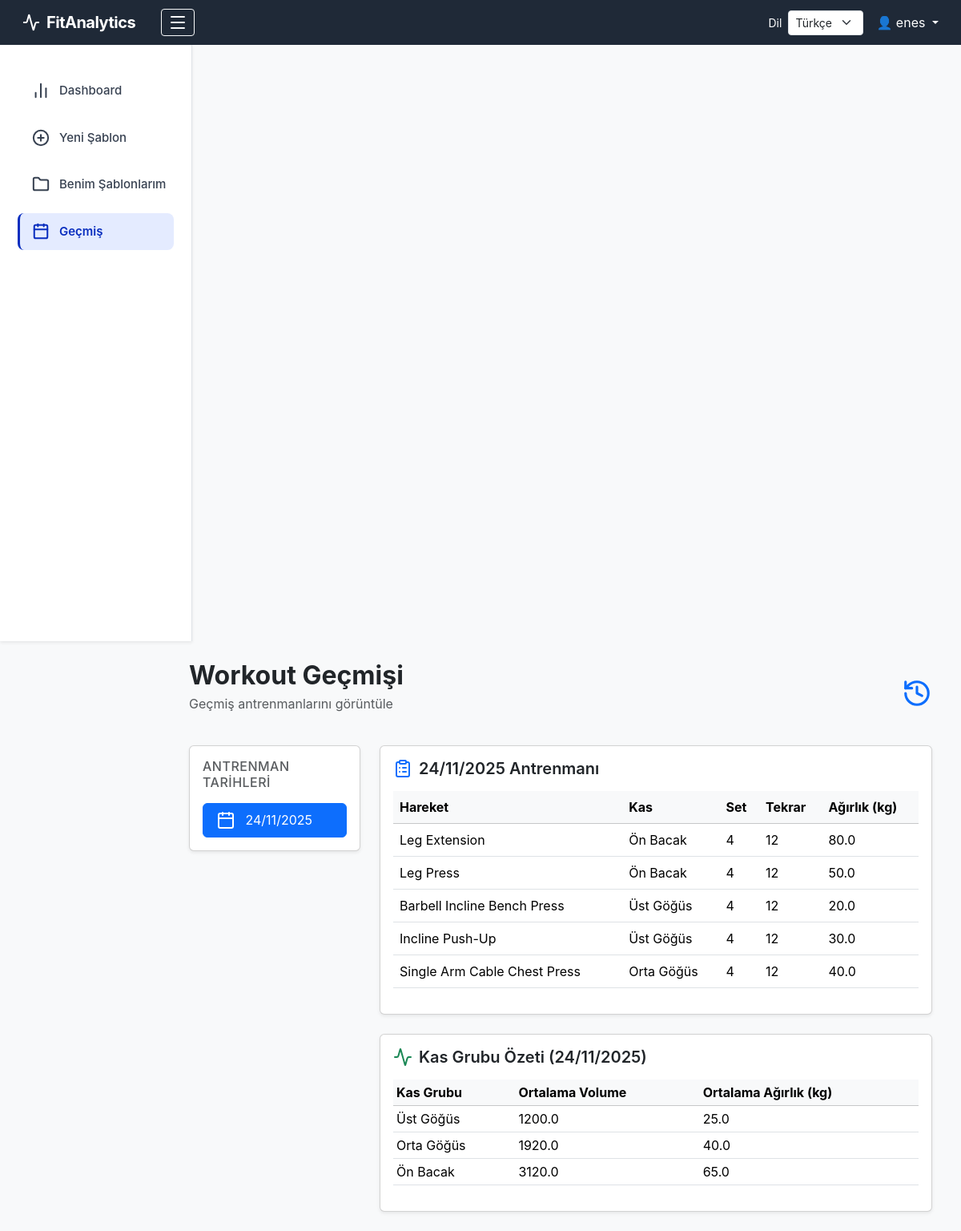
Page /history (signed in) on the earlier database version.
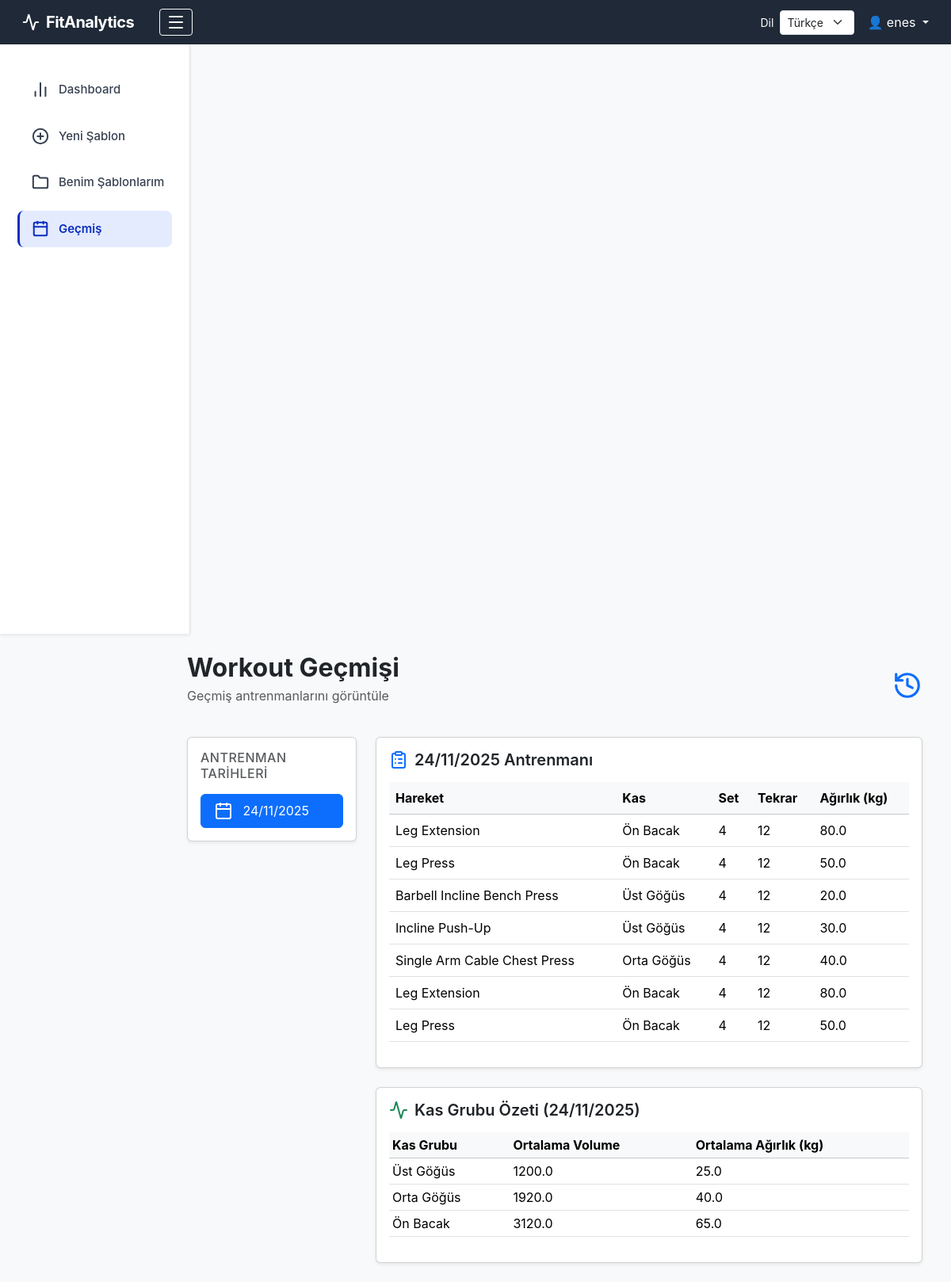
Same page on the later database version.
### tables this page shows
CREATE TABLE exercises (
    exercise_id      INTEGER PRIMARY KEY AUTOINCREMENT,
    workout_id       INTEGER NOT NULL,
    exercise_name    TEXT NOT NULL,           -- ham text
    muscle_id        INTEGER NOT NULL,        -- canonical muscle
    exercise_lib_id  INTEGER,                 -- link to library (optional)
    sets             INTEGER,
    reps             INTEGER,
    weight_kg        REAL,
    volume           REAL,                    -- sets * reps * weight
    FOREIGN KEY (workout_id) REFERENCES workouts(workout_id),
    FOREIGN KEY (muscle_id) REFERENCES muscles(muscle_id),
    FOREIGN KEY (exercise_lib_id) REFERENCES exercise_library(exercise_lib_id)
);

CREATE TABLE muscles (
    muscle_id       INTEGER PRIMARY KEY AUTOINCREMENT,
    code            TEXT UNIQUE NOT NULL,     -- CHEST_UPPER, BACK_LATS...
    primary_region  TEXT NOT NULL,            -- CHEST, BACK, ARMS, LEGS, CORE...
    sub_region      TEXT,                     -- UPPER, LOWER, LATS, OBLIQUES...
    name_en         TEXT NOT NULL,
    name_tr         TEXT NOT NULL
);

### app/blueprints/workouts.py (the view)
@main.route("/history")
def history():
    if "user_id" not in session:
        return redirect(url_for("main.login"))
    user_id = session["user_id"]
    conn = get_connection()
    cur = conn.cursor()
    cur.execute("""
        SELECT DISTINCT workout_date
        FROM workouts
        WHERE user_id = ?
        ORDER BY workout_date DESC
    """, (user_id,))
    dates = [r["workout_date"] for r in cur.fetchall()]
    selected = request.args.get("date", dates[0] if dates else None)
    exercises = []
    summary = []
    if selected:
        cur.execute("""
            SELECT e.exercise_name, m.name_tr AS muscle,
                   e.sets, e.reps, e.weight_kg
            FROM exercises e
            JOIN muscles m ON m.muscle_id = e.muscle_id
            JOIN workouts w ON w.workout_id = e.workout_id
            WHERE w.user_id = ? AND w.workout_date = ?
        """, (user_id, selected))
        exercises = cur.fetchall()
        cur.execute("""
            SELECT m.name_tr AS muscle,
                   AVG(e.sets * e.reps * e.weight_kg) AS avg_volume,
                   AVG(e.weight_kg) AS avg_weight
            FROM exercises e
            JOIN muscles m ON e.muscle_id = m.muscle_id
            JOIN workouts w ON w.workout_id = e.workout_id
            WHERE w.user_id = ? AND w.workout_date = ?
            GROUP BY m.muscle_id
        """, (user_id, selected))
        summary = cur.fetchall()
    conn.close()
    return render_template(
        "history.html",
        dates=dates,
        selected_date=selected,
        exercises=exercises,
        summary=summary
    )

### app/database.py (called while the page is built)
def get_connection():
    conn = sqlite3.connect(DB_PATH)
    conn.row_factory = sqlite3.Row
    return conn

### app/templates/history.html
{% extends "layout.html" %}
{% block content %}
<div class="container-fluid">
    <div class="d-flex justify-content-between align-items-center mb-4">
        <div>
            <h2 class="fw-bold mb-1">Workout Geçmişi</h2>
            <p class="text-muted">Geçmiş antrenmanlarını görüntüle</p>
        </div>
        <i data-lucide="history" class="text-primary" style="width:38px;height:38px;"></i>
    </div>
    <div class="row">
        <div class="col-md-3 mb-4">
            <div class="card shadow-sm">
                <div class="card-body">
                    <h6 class="text-uppercase text-muted mb-3" style="letter-spacing:.5px;">
                        Antrenman Tarihleri
                    </h6>
                    <div class="list-group">
                        {% for d in dates %}
                        <a href="{{ url_for('main.history', date=d) }}"
                           class="list-group-item list-group-item-action
                           {% if selected_date == d %} active {% endif %}">
                            <i data-lucide="calendar" class="me-2"></i>
                            {{ d | format_date }}
                        </a>
                        {% endfor %}
                    </div>
                </div>
            </div>
        </div>
        <div class="col-md-9">
            <div class="card shadow-sm">
                <div class="card-body">
                    <h5 class="fw-semibold mb-3 d-flex align-items-center">
                        <i data-lucide="clipboard-list" class="me-2 text-primary"></i>
                        {{ selected_date | format_date}} Antrenmanı
                    </h5>
                    {% if exercises %}
                    <div class="table-responsive">
                        <table class="table table-hover align-middle">
                            <thead class="table-light">
                                <tr>
                                    <th>Hareket</th>
                                    <th>Kas</th>
                                    <th>Set</th>
                                    <th>Tekrar</th>
                                    <th>Ağırlık (kg)</th>
                                </tr>
                            </thead>
                            <tbody>
                                {% for ex in exercises %}
                                <tr>
                                    <td>{{ ex.exercise_name }}</td>
                                    <td>{{ ex.muscle }}</td>
                                    <td>{{ ex.sets }}</td>
                                    <td>{{ ex.reps }}</td>
                                    <td>{{ ex.weight_kg }}</td>
                                </tr>
                                {% endfor %}
                            </tbody>
                        </table>
                    </div>
                    {% else %}
                    <p class="text-muted">Bu tarihe ait kayıtlı hareket bulunmuyor.</p>
                    {% endif %}
                </div>
            </div>
            {% if summary %}
            <div class="card shadow-sm mt-4">
                <div class="card-body">
                    <h5 class="fw-semibold mb-3 d-flex align-items-center">
                        <i data-lucide="activity" class="me-2 text-success"></i>
                        Kas Grubu Özeti ({{ selected_date | format_date }})
                    </h5>
                    <div class="table-responsive">
                        <table class="table table-sm align-middle">
                            <thead class="table-light">
                                <tr>
                                    <th>Kas Grubu</th>
                                    <th>Ortalama Volume</th>
                                    <th>Ortalama Ağırlık (kg)</th>
                                </tr>
                            </thead>
                            <tbody>
                                {% for row in summary %}
                                <tr>
                                    <td>{{ row.muscle }}</td>
                                    <td>{{ row.avg_volume | round(2) }}</td>
                                    <td>{{ row.avg_weight | round(2) }}</td>
                                </tr>
                                {% endfor %}
                            </tbody>
                        </table>
                    </div>
                </div>
            </div>
            {% endif %}
        </div>
    </div>
</div>
{% endblock %}

### app/templates/layout.html (shortened to what this page needs)
<!DOCTYPE html>
<html lang="{{ current_language }}">
<head>
    <link rel="stylesheet"
          href="https://cdn.jsdelivr.net/npm/bootstrap@5.3.2/dist/css/bootstrap.min.css">
    <link rel="stylesheet" href="{{ url_for('static', filename='style.css') }}">
</head>
<body class="bg-light">
    <nav class="navbar navbar-dark bg-dark px-3">
        <div class="container-fluid d-flex align-items-center">
            <a class="navbar-brand fw-bold d-flex align-items-center gap-2"
            href="{{ url_for('main.dashboard') }}">
                <i data-lucide="activity" class="sidebar-icon"></i>
                <span>FitAnalytics</span>
            </a>
            <button id="sidebarToggle" class="btn btn-outline-light btn-sm ms-3">
                <i data-lucide="menu"></i>
            </button>
            <form method="POST"
                  action="{{ url_for('main.set_language') }}"
                  class="d-flex align-items-center ms-auto me-3">
                <label class="text-white me-2 small mb-0">{{ t.language_label }}</label>
                <select class="form-select form-select-sm"
                        name="language"
                        onchange="this.form.submit()">
                    {% for code, label in language_names.items() %}
                    <option value="{{ code }}" {% if current_language == code %}selected{% endif %}>
                        {{ label }}
                    </option>
                    {% endfor %}
                </select>
            </form>
            {% if session.get("user_name") %}
            <div class="dropdown text-white">
                <a class="text-white text-decoration-none dropdown-toggle"
                   href="#" role="button" data-bs-toggle="dropdown">
                    👤 {{ session["user_name"] }}
                </a>
            </div>
            {% endif %}
        </div>
    </nav>
    <div class="container-fluid">
        <div class="row app-layout">
            <nav id="sidebar" class="sidebar-modern col-md-3 col-lg-2 bg-white border-end shadow-sm">
                <div class="d-flex flex-column pt-3">
                    <a class="nav-link sidebar-item {% if request.path == '/' %} active-link {% endif %}"
                       href="{{ url_for('main.dashboard') }}">
                        <i data-lucide="bar-chart-2" class="sidebar-icon"></i>
                        <span class="link-text">{{ t.nav_dashboard }}</span>
                    </a>
                    <a class="nav-link sidebar-item {% if request.path.startswith('/add-template') %} active-link {% endif %}"
                       href="{{ url_for('main.add_template') }}">
                        <i data-lucide="plus-circle" class="sidebar-icon"></i>
                        <span class="link-text">
                            {% if current_language == 'tr' %}Yeni Şablon{% else %}New Template{% endif %}
                        </span>
                    </a>
                    <a class="nav-link sidebar-item {% if request.path.startswith('/my-templates') %} active-link {% endif %}"
                       href="{{ url_for('main.my_templates') }}">
                        <i data-lucide="folder" class="sidebar-icon"></i>
                        <span class="link-text">
                            {% if current_language == 'tr' %}Benim Şablonlarım{% else %}My Templates{% endif %}
                        </span>
                    </a>
                    <a class="nav-link sidebar-item {% if request.path.startswith('/history') %} active-link {% endif %}"
                       href="{{ url_for('main.history') }}">
                        <i data-lucide="calendar" class="sidebar-icon"></i>
                        <span class="link-text">{{ t.nav_history }}</span>
                    </a>
                </div>
            </nav>
            <main id="mainContent" class="col-md-9 ms-sm-auto col-lg-10 px-md-4 py-4">
                {% block content %}{% endblock %}
            </main>
        </div>
    </div>
</body>
</html>

### app/static/style.css (style rules this page uses)
body { background-color: #f4f6fb !important; font-family: 'Inter', sans-serif; }
.navbar { background-color: #1f2937 !important; }
.navbar-brand { font-size: 20px; letter-spacing: -0.5px; }
#sidebar { width: 240px; min-height: calc(100vh - 56px); background: #ffffff; border-right: 1px solid #e5e7eb; transition: width 0.25s ease; overflow: hidden; padding-top: 12px; }
.sidebar-item { display: flex; align-items: center; gap: 12px; padding: 12px 18px; font-size: 15px; font-weight: 500; color: #374151 !important; border-radius: 8px; margin: 6px 10px; white-space: nowrap; transition: background 0.2s, transform 0.2s, color 0.2s; }
.sidebar-icon { width: 22px; height: 22px; stroke-width: 2.2; flex-shrink: 0; }
.sidebar-item span { transition: opacity 0.25s, transform 0.25s ease; }
.active-link { background: #e4ebff !important; color: #0a2ebf !important; font-weight: 600 !important; border-left: 3px solid #0a2ebf; padding-left: 15px; }
#mainContent { transition: margin-left 0.25s ease; margin-left: 240px; }

Differences in the rows shown:
added exercises: exercise_name "Leg Extension", muscle "Ön Bacak", sets "4", reps "12", weight_kg "80.0"
added exercises: exercise_name "Leg Press", muscle "Ön Bacak", sets "4", reps "12", weight_kg "50.0"
